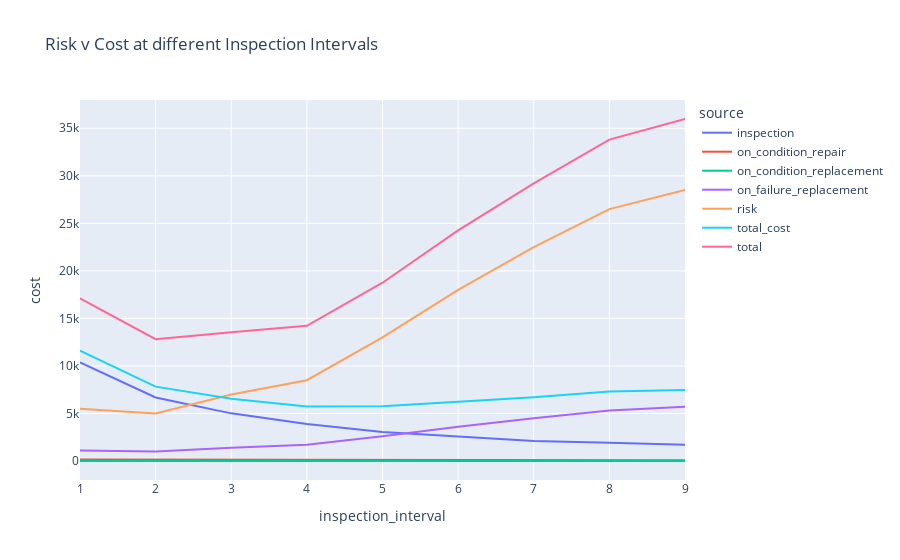

Notebook code for this chart:
### Code cell
def update_inspection_interval_figure():
    
    df = expected_inspection_interval(1,10)
    df_plot = df.melt(id_vars='inspection_interval', var_name = 'source', value_name='cost')
    fig = px.line(df_plot, x="inspection_interval", y="cost", color='source', title='Risk v Cost at different Inspection Intervals')
    return fig

clear_output(True)
update_inspection_interval_figure().show()

### Figure 1 — Plotly figure (JSON) as saved in the notebook; plotly's stock layout.template omitted (floating-point values rounded to 4 significant figures)
{"data": [{"hovertemplate": "source=inspection<br>inspection_interval=%{x}<br>cost=%{y}<extra></extra>", "legendgroup": "inspection", "line": {"color": "#636efa", "dash": "solid"}, "mode": "lines", "name": "inspection", "orientation": "v", "showlegend": true, "type": "scatter", "x": [1, 2, 3, 4, 5, 6, 7, 8, 9], "xaxis": "x", "y": [10362, 6683, 5012, 3887, 3042, 2548, 2102, 1929, 1709], "yaxis": "y"}, {"hovertemplate": "source=on_condition_repair<br>inspection_interval=%{x}<br>cost=%{y}<extra></extra>", "legendgroup": "on_condition_repair", "line": {"color": "#EF553B", "dash": "solid"}, "mode": "lines", "name": "on_condition_repair", "orientation": "v", "showlegend": true, "type": "scatter", "x": [1, 2, 3, 4, 5, 6, 7, 8, 9], "xaxis": "x", "y": [147, 137, 130, 137, 112, 105, 105, 75, 68], "yaxis": "y"}, {"hovertemplate": "source=on_condition_replacement<br>inspection_interval=%{x}<br>cost=%{y}<extra></extra>", "legendgroup": "on_condition_replacement", "line": {"color": "#00cc96", "dash": "solid"}, "mode": "lines", "name": "on_condition_replacement", "orientation": "v", "showlegend": true, "type": "scatter", "x": [1, 2, 3, 4, 5, 6, 7, 8, 9], "xaxis": "x", "y": [0, 0, 0, 0, 0, 0, 0, 0, 0], "yaxis": "y"}, {"hovertemplate": "source=on_failure_replacement<br>inspection_interval=%{x}<br>cost=%{y}<extra></extra>", "legendgroup": "on_failure_replacement", "line": {"color": "#ab63fa", "dash": "solid"}, "mode": "lines", "name": "on_failure_replacement", "orientation": "v", "showlegend": true, "type": "scatter", "x": [1, 2, 3, 4, 5, 6, 7, 8, 9], "xaxis": "x", "y": [1100, 1000, 1400, 1700, 2600, 3600, 4500, 5300, 5700], "yaxis": "y"}, {"hovertemplate": "source=risk<br>inspection_interval=%{x}<br>cost=%{y}<extra></extra>", "legendgroup": "risk", "line": {"color": "#FFA15A", "dash": "solid"}, "mode": "lines", "name": "risk", "orientation": "v", "showlegend": true, "type": "scatter", "x": [1, 2, 3, 4, 5, 6, 7, 8, 9], "xaxis": "x", "y": [5500, 5000, 7000, 8500, 13000, 18000, 22500, 26500, 28500], "yaxis": "y"}, {"hovertemplate": "source=total_cost<br>inspection_interval=%{x}<br>cost=%{y}<extra></extra>", "legendgroup": "total_cost", "line": {"color": "#19d3f3", "dash": "solid"}, "mode": "lines", "name": "total_cost", "orientation": "v", "showlegend": true, "type": "scatter", "x": [1, 2, 3, 4, 5, 6, 7, 8, 9], "xaxis": "x", "y": [11609, 7820, 6542, 5724, 5754, 6253, 6707, 7304, 7477], "yaxis": "y"}, {"hovertemplate": "source=total<br>inspection_interval=%{x}<br>cost=%{y}<extra></extra>", "legendgroup": "total", "line": {"color": "#FF6692", "dash": "solid"}, "mode": "lines", "name": "total", "orientation": "v", "showlegend": true, "type": "scatter", "x": [1, 2, 3, 4, 5, 6, 7, 8, 9], "xaxis": "x", "y": [17109, 12820, 13542, 14224, 18754, 24253, 29207, 33804, 35977], "yaxis": "y"}], "layout": {"legend": {"title": {"text": "source"}, "tracegroupgap": 0}, "title": {"text": "Risk v Cost at different Inspection Intervals"}, "xaxis": {"anchor": "y", "domain": [0, 1], "title": {"text": "inspection_interval"}}, "yaxis": {"anchor": "x", "domain": [0, 1], "title": {"text": "cost"}}}}
